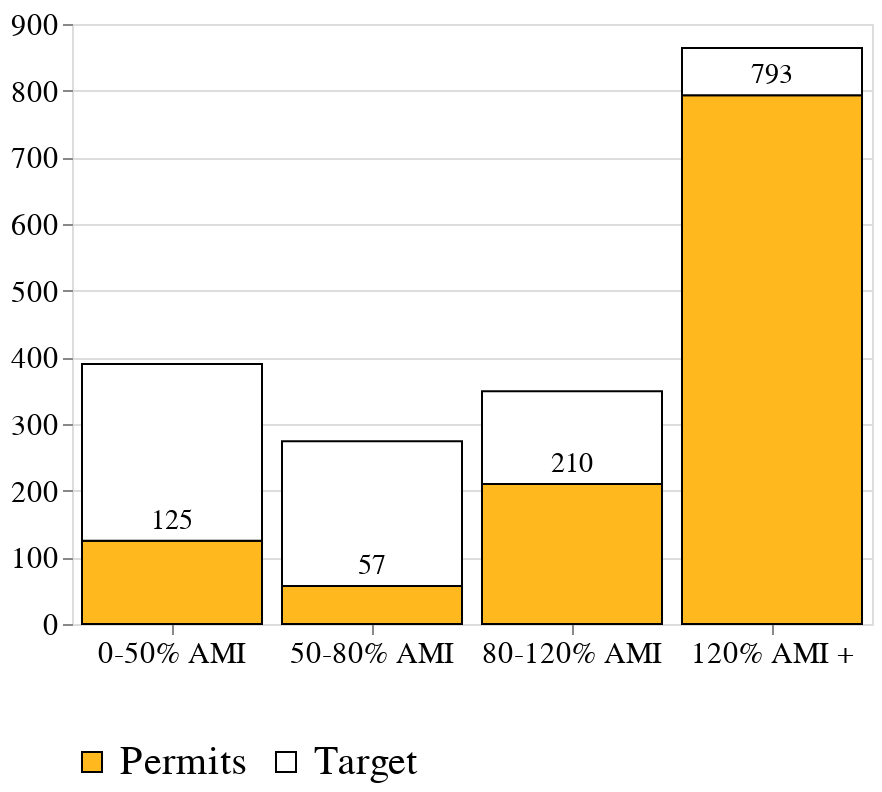

Write notebook code for a chart like this one.
### Code cell
bars = alt.Chart(rhna_9).mark_bar(stroke="#000000").encode(
    alt.X('ami:O',title=" ",axis=alt.Axis( labelAngle=360),sort=['0-50% AMI', '50-80% AMI', '80-120% AMI', '120% AMI +']),
    alt.Y('value:Q',title=""),
    color=alt.Color('variable:O',title="",scale=alt.Scale(domain=[
                        'Permits', 'Target'],range=["#FFB81D","#FFFFFF"])),order=alt.Order(
      # Sort the segments of the bars by this field
      'order',
      sort='ascending'))

text = alt.Chart(rhna_9).mark_text(fontSize = 14,color='black',dy=-10).encode(
    x=alt.X('ami:O',sort=['0-50% AMI', '50-80% AMI', '80-120% AMI', '120% AMI +']),
    y=alt.Y('value:Q'),
    detail='label:O',
    text=alt.Text('label:O')
)

layer = alt.layer(
    bars,
    text,
    
).configure_legend(symbolStrokeWidth=1,3,direction="horizontal",labelLimit= 0,titleLimit=0,titleFontSize=18,
labelFontSize=20,labelFont="Georgia",titleFont="Georgia").configure_axis(domain=False,labelFont='Georgia',titleFont='Georgia',titleFontWeight="normal",labelFontSize=15,titleFontSize=15).properties(
    width=400
)
layer

### Figure 1 — Vega-Lite specification as saved in the notebook (floating-point values rounded to 4 significant figures)
{"config": {"view": {"continuousWidth": 400, "continuousHeight": 300}, "axis": {"domain": false, "labelFont": "Georgia", "labelFontSize": 15, "titleFont": "Georgia", "titleFontSize": 15, "titleFontWeight": "normal"}, "legend": {"direction": "horizontal", "labelFont": "Georgia", "labelFontSize": 20, "labelLimit": 0, "orient": "bottom", "symbolStrokeWidth": 1, "titleFont": "Georgia", "titleFontSize": 18, "titleLimit": 0}}, "layer": [{"mark": {"type": "bar", "stroke": "#000000"}, "encoding": {"color": {"field": "variable", "scale": {"domain": ["Permits", "Target"], "range": ["#FFB81D", "#FFFFFF"]}, "title": "", "type": "ordinal"}, "order": {"field": "order", "sort": "ascending", "type": "quantitative"}, "x": {"axis": {"labelAngle": 360}, "field": "ami", "sort": ["0-50% AMI", "50-80% AMI", "80-120% AMI", "120% AMI +"], "title": " ", "type": "ordinal"}, "y": {"field": "value", "title": "", "type": "quantitative"}}}, {"mark": {"type": "text", "color": "black", "dy": -10, "fontSize": 14}, "encoding": {"detail": {"field": "label", "type": "ordinal"}, "text": {"field": "label", "type": "ordinal"}, "x": {"field": "ami", "sort": ["0-50% AMI", "50-80% AMI", "80-120% AMI", "120% AMI +"], "type": "ordinal"}, "y": {"field": "value", "type": "quantitative"}}}], "data": {"name": "data-bf1f534989ed95103d6ac61c947b5620"}, "width": 400, "$schema": "https://vega.github.io/schema/vega-lite/v4.17.0.json", "datasets": {"data-bf1f534989ed95103d6ac61c947b5620": [{"ami": "0-50% AMI", "variable": "Permits", "value": 125, "order": 1, "label": "125"}, {"ami": "50-80% AMI", "variable": "Permits", "value": 57, "order": 2, "label": "57"}, {"ami": "80-120% AMI", "variable": "Permits", "value": 210, "order": 3, "label": "210"}, {"ami": "120% AMI +", "variable": "Permits", "value": 793, "order": 4, "label": "793"}, {"ami": "0-50% AMI", "variable": "Target", "value": 265, "order": 1, "label": ""}, {"ami": "50-80% AMI", "variable": "Target", "value": 217, "order": 2, "label": ""}, {"ami": "80-120% AMI", "variable": "Target", "value": 139, "order": 3, "label": ""}, {"ami": "120% AMI +", "variable": "Target", "value": 71, "order": 4, "label": ""}]}}
